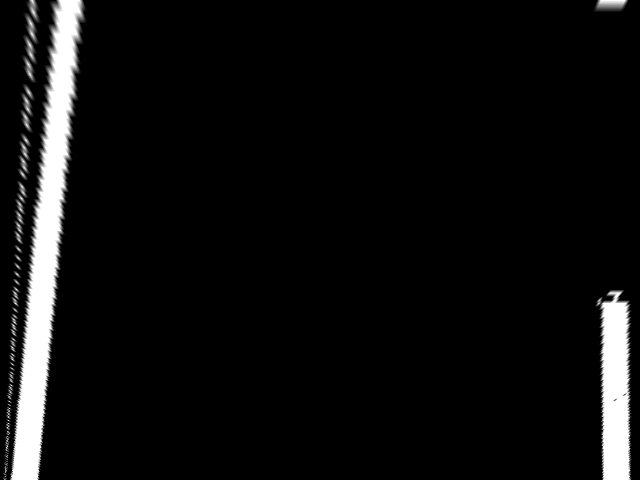
#> input picture test.png, 640 x 480 px, found by its file name
$ python lanedetectTest.py
#> lines starting #> are read from the running program, lines starting #| are printed output that depends on the picture; after the words box and inside, x2 and y2 are one past the last pixel; in counts of white or black regions, pixels touching at a corner belong together
import time
import math
import numpy as np
import cv2
# import rospy


img = cv2.imread(r'C:\Users\STP\Desktop\mp1_tester\test.png', 0)
#> img is the input picture: shape (480, 640); min 0, max 255, mean 15.2

def line_fit(binary_warped):
    """
    Find and fit lane lines
    """
    # [8 lines of commented-out code are left out]
    histogram = np.sum(binary_warped[binary_warped.shape[0]//2:,:], axis=0)
#> histogram = 640 values, max 61162 at index 36, min 0 at index 0, mean 4556.4
    # Create an output image to draw on and visualize the result
    out_img = (np.dstack((binary_warped, binary_warped, binary_warped))*255).astype('uint8')
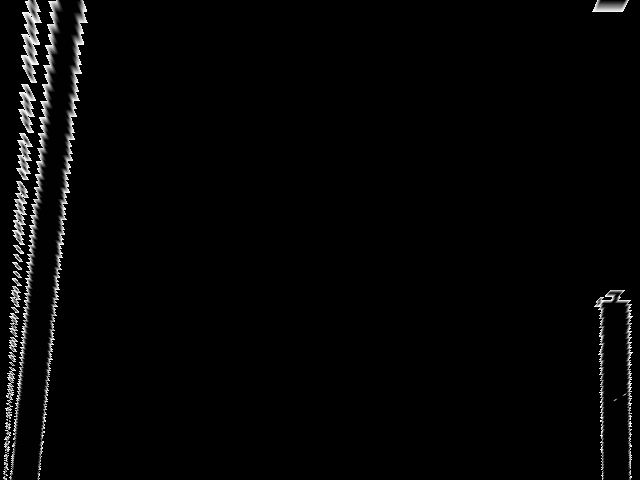
#> out_img: shape (480, 640, 3); min 0, max 255, mean 5.3
    # Find the peak of the left and right halves of the histogram
    # These will be the starting point for the left and right lines
    midpoint = int(histogram.shape[0]/2)
#> midpoint = 320
    # print(f"Midpoint: {midpoint}")
    leftx_base = np.argmax(histogram[0:midpoint])
#> leftx_base = 36
    rightx_base = np.argmax(histogram[midpoint:]) + midpoint
#> rightx_base = 616


    # print(rightx_base)
    # Choose the number of sliding windows
    nwindows = 9
    # Set height of windows
    window_height = int(binary_warped.shape[0]/nwindows)
#> window_height = 53
    # Identify the x and y positions of all nonzero pixels in the image
    nonzero = binary_warped.nonzero()
#> nonzero = 24569 positions, rows 0 to 479, columns 3 to 632
    nonzeroy = np.array(nonzero[0])
    nonzerox = np.array(nonzero[1])
    # Current positions to be updated for each window
    leftx_current = leftx_base
#> leftx_current = 36
    rightx_current = rightx_base
#> rightx_current = 616
    # Set the width of the windows +/- margin
    margin = 100
    # Set minimum number of pixels found to recenter window
    minpix = 50
    # Create empty lists to receive left and right lane pixel indices
    left_lane_inds = []
    right_lane_inds = []

    # print(f"Nonzers {len(nonzeroy)}")
    # Step through the windows one by one
    for window in range(nwindows-1, -1, -1):
        # print(window)
        # color = (255,0,0)
        # thickness = 2
        # Identify window boundaries in x and y (and right and left)
        ##TO DO
        # lstart = (int(leftx_current - margin), int(window * window_height))
        # lend = (int(leftx_current + margin), int((window+1) * window_height))
        # rstart = (int(rightx_current - margin), int(window * window_height))
        # rend = (int(rightx_current + margin), int((window+1) * window_height))
        ####
        # Draw the windows on the visualization image using cv2.rectangle()
        ##TO DO
        # out_img = cv2.rectangle(out_img, lstart, lend, color, thickness)
        # out_img = cv2.rectangle(out_img, rstart, rend, color, thickness)
        ####
        # Identify the nonzero pixels in x and y within the window

        win_y_low = window * window_height
        win_y_high = (window+1) * window_height
        win_xleft_low = leftx_current - margin
        win_xleft_high = leftx_current + margin
        win_xright_low = rightx_current - margin
        win_xright_high = rightx_current + margin

        # print(win_xright_low)
        # print(win_xright_high)
        # https://medium.com/typeiqs/advanced-lane-finding-c3c8305f074

        # calculate for the left side
        good_left_inds = ((nonzeroy >= win_y_low) & (nonzeroy < win_y_high) & (nonzerox >= win_xleft_low) &  (nonzerox < win_xleft_high)).nonzero()[0]
        # calculate for the right side
        good_right_inds = ((nonzeroy >= win_y_low) & (nonzeroy < win_y_high) & (nonzerox >= win_xright_low) &  (nonzerox < win_xright_high)).nonzero()[0]
        # print(f"{Lxtmp}, {Rxtmp}")
        ####
        # Append these indices to the lists
        ##TO DO
        left_lane_inds = np.append(left_lane_inds, good_left_inds)
        right_lane_inds = np.append(right_lane_inds, good_right_inds)
        left_lane_inds = left_lane_inds.astype(int)
        right_lane_inds = right_lane_inds.astype(int)
        ####
        # If you found > minpix pixels, recenter next window on their mean position
        ##TO DO
        if len(good_left_inds) > minpix:
            leftx_current = int(np.mean(nonzerox[good_left_inds]))
        if len(good_right_inds) > minpix:
            rightx_current = int(np.mean(nonzerox[good_right_inds]))

        lcolor = (170,50,50)
        rcolor  = (80,50,170)
        thickness = 2
        lstart = (int(leftx_current-margin), int(window * window_height))
        lend = (int(leftx_current+margin), int((window + 1) * window_height))
        out_img = cv2.rectangle(out_img, lstart, lend, lcolor, thickness)
        rstart = (int(rightx_current - margin), int (window*window_height))
        rend = (int(rightx_current+margin), int((window+1)*window_height))
        out_img = cv2.rectangle(out_img, rstart, rend, rcolor, thickness)
#> this loop made 9 passes
#> (win_xleft_low, win_xleft_high, win_xright_low, win_xright_high, leftx_current, rightx_current, lstart, lend) on passes 1, 2, 3, 4, 9: (-64, 136, 516, 716, 24, 615, (-76, 424), (124, 477)), (-76, 124, 515, 715, 28, 615, (-72, 371), (128, 424)), (-72, 128, 515, 715, 33, 614, (-67, 318), (133, 371)), (-67, 133, 514, 714, 37, 613, (-63, 265), (137, 318)), (-47, 153, 513, 713, 56, 609, (-44, 0), (156, 53))
#> (win_xleft_low, win_xleft_high, win_xright_low, win_xright_high, leftx_current, lstart, lend, rstart) on passes 5 to 8: (-63, 137, 513, 713, 41, (-59, 212), (141, 265), (513, 212)), (-59, 141, 513, 713, 45, (-55, 159), (145, 212), (513, 159)), (-55, 145, 513, 713, 49, (-51, 106), (149, 159), (513, 106)), (-51, 149, 513, 713, 53, (-47, 53), (153, 106), (513, 53))
#> pass 1, in line_fit, `out_img = cv2.rectangle(out_img, lstart, lend, lcolor, thickness)`:
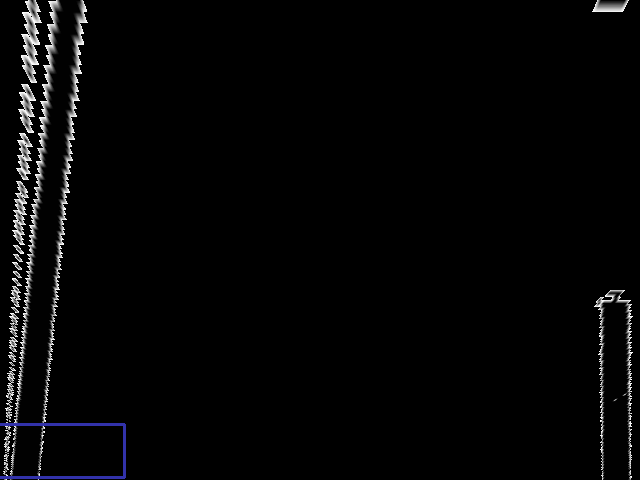
#> out_img: shape (480, 640, 3); 0.29% of pixels changed, all inside (x1, y1, x2, y2) = (0, 423, 126, 479); drawn as B, G, R
#> pass 1, in line_fit, `out_img = cv2.rectangle(out_img, rstart, rend, rcolor, thickness)`:
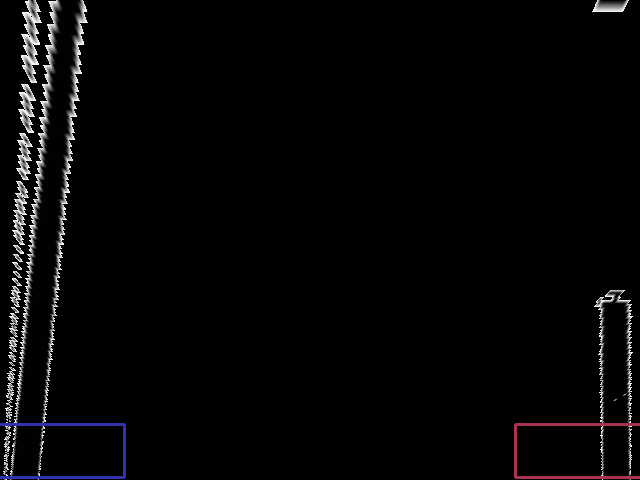
#> out_img: shape (480, 640, 3); 0.29% of pixels changed, all inside (x1, y1, x2, y2) = (514, 423, 640, 479); drawn as B, G, R
#> pass 2, in line_fit, `out_img = cv2.rectangle(out_img, lstart, lend, lcolor, thickness)`:
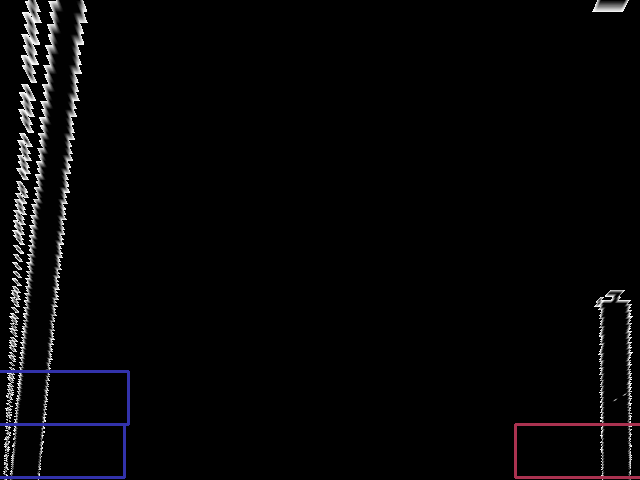
#> out_img: shape (480, 640, 3); 0.18% of pixels changed, all inside (x1, y1, x2, y2) = (0, 370, 130, 426); drawn as B, G, R
#> pass 2, in line_fit, `out_img = cv2.rectangle(out_img, rstart, rend, rcolor, thickness)`:
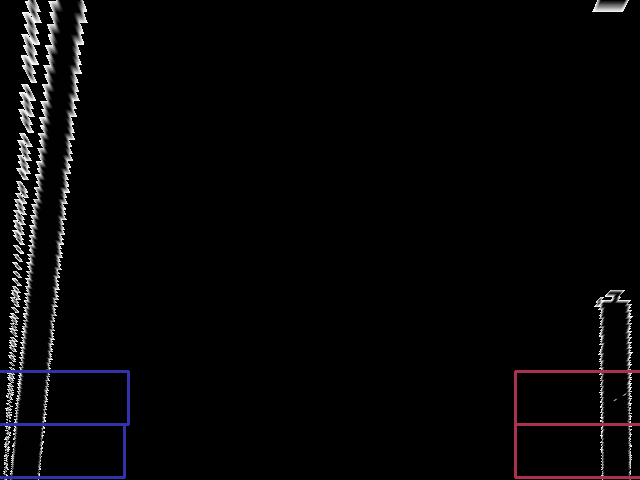
#> out_img: shape (480, 640, 3); 0.17% of pixels changed, all inside (x1, y1, x2, y2) = (514, 370, 640, 424); drawn as B, G, R
#> after the loop:
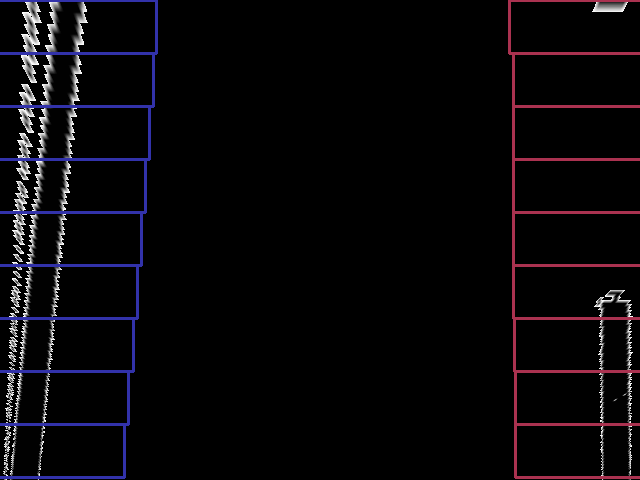
#> out_img: shape (480, 640, 3); 2.5% of pixels changed, all inside (x1, y1, x2, y2) = (0, 0, 640, 373); drawn as B, G, R
#> after the loop, left_lane_inds = 18514 values, max 24352 at index 1739, min 0 at index 16065, mean 10540.3; right_lane_inds = 5869 values, max 24382 at index 1567, min 35 at index 5494, mean 17398.2

    cv2.imshow('testwindow',out_img)
    cv2.waitKey(0)
    cv2.destroyAllWindows()


    # Concatenate the arrays of indices
    # left_lane_inds = np.concatenate(left_lane_inds)
    # right_lane_inds = np.concatenate(right_lane_inds)

    # Extract left and right line pixel positions
    leftx = nonzerox[left_lane_inds]
#> leftx = 18514 values, max 87 at index 17157, min 3 at index 1549, mean 42.28
    lefty = nonzeroy[left_lane_inds]
#> lefty = 18514 values, max 476 at index 1709, min 0 at index 16065, mean 223.2
    rightx = nonzerox[right_lane_inds]
#> rightx = 5869 values, max 632 at index 4221, min 592 at index 5838, mean 614.8
    righty = nonzeroy[right_lane_inds]
#> righty = 5869 values, max 476 at index 1538, min 0 at index 5494, mean 360.3

    print(f"{leftx}, {lefty}")
#> (printed output is left out)

    # Fit a second order polynomial to each using np.polyfit()
    # If there isn't a good fit, meaning any of leftx, lefty, rightx, and righty are empty,
    # the second order polynomial is unable to be sovled.
    # Thus, it is unable to detect edges.
    try:
    ##TODO
        left_fit = np.polyfit(lefty, leftx, 2)
#> left_fit = [-1.62e-05, -0.0679, 58.55]
        right_fit = np.polyfit(righty, rightx, 2)
#> right_fit = [-9.16e-06, 0.0174, 609.8]
        # print(left_fit)
        # print(right_fit)
    ####
    except TypeError:
        print("Unable to detect lanes")


    # Return a dict of relevant variables
    ret = {}
    ret['left_fit'] = left_fit
    ret['right_fit'] = right_fit
    ret['nonzerox'] = nonzerox
    ret['nonzeroy'] = nonzeroy
    ret['out_img'] = out_img
    ret['left_lane_inds'] = left_lane_inds
    ret['right_lane_inds'] = right_lane_inds

    return ret


line_fit(img)
